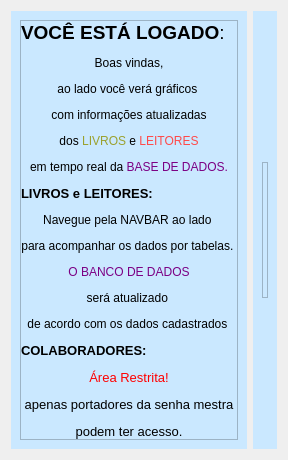
         <widget class="QWidget" name="pageHome">
          <layout class="QGridLayout" name="gridLayout_15">
           <item row="0" column="0">
            <widget class="QWidget" name="widget_6" native="true">
             <property name="maximumSize">
              <size>
               <width>240</width>
               <height>16777215</height>
              </size>
             </property>
             <property name="styleSheet">
              <string notr="true">background-color: #cae8ff;</string>
             </property>
             <layout class="QGridLayout" name="gridLayout_22">
              <item row="0" column="0" colspan="2">
               <widget class="QFrame" name="frame_24">
                <property name="frameShape">
                 <enum>QFrame::StyledPanel</enum>
                </property>
                <property name="frameShadow">
                 <enum>QFrame::Raised</enum>
                </property>
                <layout class="QVBoxLayout" name="verticalLayout_5">
                 <property name="spacing">
                  <number>0</number>
                 </property>
                 <property name="leftMargin">
                  <number>0</number>
                 </property>
                 <property name="topMargin">
                  <number>0</number>
                 </property>
                 <property name="rightMargin">
                  <number>0</number>
                 </property>
                 <property name="bottomMargin">
                  <number>0</number>
                 </property>
                 <item>
                  <widget class="QLabel" name="label_10">
                   <property name="text">
                    <string>&lt;html&gt;&lt;head/&gt;&lt;body&gt;&lt;p&gt;&lt;span style=&quot; font-size:14pt; font-weight:600;&quot;&gt;VOCÊ ESTÁ LOGADO&lt;/span&gt;&lt;span style=&quot; font-size:14pt;&quot;&gt;:&lt;/span&gt;&lt;/p&gt;&lt;p align=&quot;center&quot;&gt;Boas vindas,&lt;/p&gt;&lt;p align=&quot;center&quot;&gt;ao lado você verá gráficos &lt;/p&gt;&lt;p align=&quot;center&quot;&gt;com informações atualizadas&lt;/p&gt;&lt;p align=&quot;center&quot;&gt;dos &lt;span style=&quot; color:#9ba12e;&quot;&gt;LIVROS&lt;/span&gt; e &lt;span style=&quot; color:#ff4949;&quot;&gt;LEITORES&lt;/span&gt;&lt;/p&gt;&lt;p align=&quot;center&quot;&gt;em tempo real da &lt;span style=&quot; color:#7b0084;&quot;&gt;BASE DE DADOS.&lt;/span&gt;&lt;/p&gt;&lt;p&gt;&lt;span style=&quot; font-size:10pt; font-weight:600;&quot;&gt;LIVROS e LEITORES:&lt;/span&gt;&lt;/p&gt;&lt;p align=&quot;center&quot;&gt;Navegue pela NAVBAR ao lado &lt;/p&gt;&lt;p align=&quot;center&quot;&gt;para acompanhar os dados por tabelas. &lt;/p&gt;&lt;p align=&quot;center&quot;&gt;&lt;span style=&quot; color:#7b0084;&quot;&gt;O BANCO DE DADOS&lt;/span&gt;&lt;/p&gt;&lt;p align=&quot;center&quot;&gt;será atualizado &lt;/p&gt;&lt;p align=&quot;center&quot;&gt;de acordo com os dados cadastrados &lt;/p&gt;&lt;p&gt;&lt;span style=&quot; font-size:10pt; font-weight:600;&quot;&gt;COLABORADORES:&lt;/span&gt;&lt;/p&gt;&lt;p align=&quot;center&quot;&gt;&lt;span style=&quot; font-size:10pt; color:#ff0000;&quot;&gt;Área Restrita!&lt;/span&gt;&lt;/p&gt;&lt;p align=&quot;center&quot;&gt;&lt;span style=&quot; font-size:10pt;&quot;&gt;apenas portadores da senha mestra&lt;/span&gt;&lt;/p&gt;&lt;p align=&quot;center&quot;&gt;&lt;span style=&quot; font-size:10pt;&quot;&gt;podem ter acesso.&lt;/span&gt;&lt;/p&gt;&lt;/body&gt;&lt;/html&gt;</string>
                   </property>
                  </widget>
                 </item>
                </layout>
               </widget>
              </item>
             </layout>
            </widget>
           </item>
           <item row="0" column="1">
            <widget class="QWidget" name="widget_7" native="true">
             <property name="styleSheet">
              <string notr="true">background-color: #cae8ff;
</string>
             </property>
             <layout class="QGridLayout" name="gridLayout_17">
              <item row="3" column="1">
               <widget class="QFrame" name="frameG4">
                <property name="frameShape">
                 <enum>QFrame::StyledPanel</enum>
                </property>
                <property name="frameShadow">
                 <enum>QFrame::Raised</enum>
                </property>
               </widget>
              </item>
              <item row="2" column="0" colspan="2">
               <widget class="QFrame" name="frameG2">
                <property name="frameShape">
                 <enum>QFrame::StyledPanel</enum>
                </property>
                <property name="frameShadow">
                 <enum>QFrame::Raised</enum>
                </property>
               </widget>
              </item>
              <item row="3" column="0">
               <widget class="QFrame" name="frameG3">
                <property name="frameShape">
                 <enum>QFrame::StyledPanel</enum>
                </property>
                <property name="frameShadow">
                 <enum>QFrame::Raised</enum>
                </property>
               </widget>
              </item>
              <item row="1" column="1">
               <widget class="QFrame" name="frameG1">
                <property name="frameShape">
                 <enum>QFrame::StyledPanel</enum>
                </property>
                <property name="frameShadow">
                 <enum>QFrame::Raised</enum>
                </property>
               </widget>
              </item>
              <item row="1" column="0">
               <widget class="QFrame" name="frameG5">
                <property name="minimumSize">
                 <size>
                  <width>0</width>
                  <height>0</height>
                 </size>
                </property>
                <property name="frameShape">
                 <enum>QFrame::StyledPanel</enum>
                </property>
                <property name="frameShadow">
                 <enum>QFrame::Raised</enum>
                </property>
               </widget>
              </item>
             </layout>
            </widget>
           </item>
          </layout>
         </widget>
